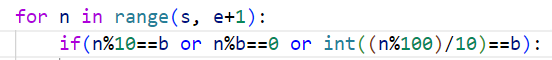
#> input picture input.png, 552 x 60 px
$ python enhance.py
#> lines starting #> are read from the running program, lines starting #| are printed output that depends on the picture
import cv2
import numpy as np
img = cv2.imread("input.png", cv2.IMREAD_ANYCOLOR)
#> img is the input picture: shape (60, 552, 3); mean B, G, R 243.7, 239.6, 238.2
# img = cv2.imread("input.png", cv2.IMREAD_GRAYSCALE)
cv2.imshow("pic1", img)

kernel = np.array([[-1,-1,-1], [-1,9,-1], [-1,-1,-1]])
img = cv2.filter2D(img, -1, kernel)
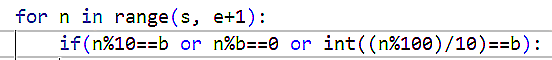
#> img: shape (60, 552, 3); mean B, G, R 234.4, 231.8, 232.4
cv2.imshow("pic2", img)

for i in range(10000):
    kernel = np.array([[-1,-1,-1], [-1,9,-1], [-1,-1,-1]])
    img = cv2.filter2D(img, -1, kernel)
    cv2.imshow("pic", img)
#> this loop made 10000 passes
#> pass 1, `img = cv2.filter2D(img, -1, kernel)`:
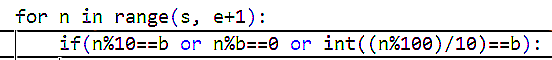
#> img: shape (60, 552, 3); mean B, G, R 220.8, 219.5, 220.1

for i in range(50000):
    kernel = np.array([[-1,-1,-1], [-1,9,-1], [-1,-1,-1]])
    img = cv2.filter2D(img, -1, kernel)
    cv2.imshow("picc", img)
'''
kernel = np.array([[-1,-1,-1], [-1,9,-1], [-1,-1,-1]])
img = cv.filter2D(img, -1, kernel)
cv.imshow("pic3", img)
kernel = np.array([[-1,-1,-1], [-1,9,-1], [-1,-1,-1]])
img = cv.filter2D(img, -1, kernel)
cv.imshow("pic4", img)
'''
cv2.imwrite("output.jpg", img)
cv2.waitKey(0)

'''
import cv2
import numpy as np

# 讀取圖像
img = cv2.imread("input.png")

# 定義卷積核
kernel = np.array([[-1,-1,-1], [-1,9,-1], [-1,-1,-1]])

# 使用卷積核進行銳化處理
sharp_img = cv2.filter2D(img, -1, kernel)

# 保存銳化後的圖像
cv2.imwrite("output.jpg", sharp_img)
'''
